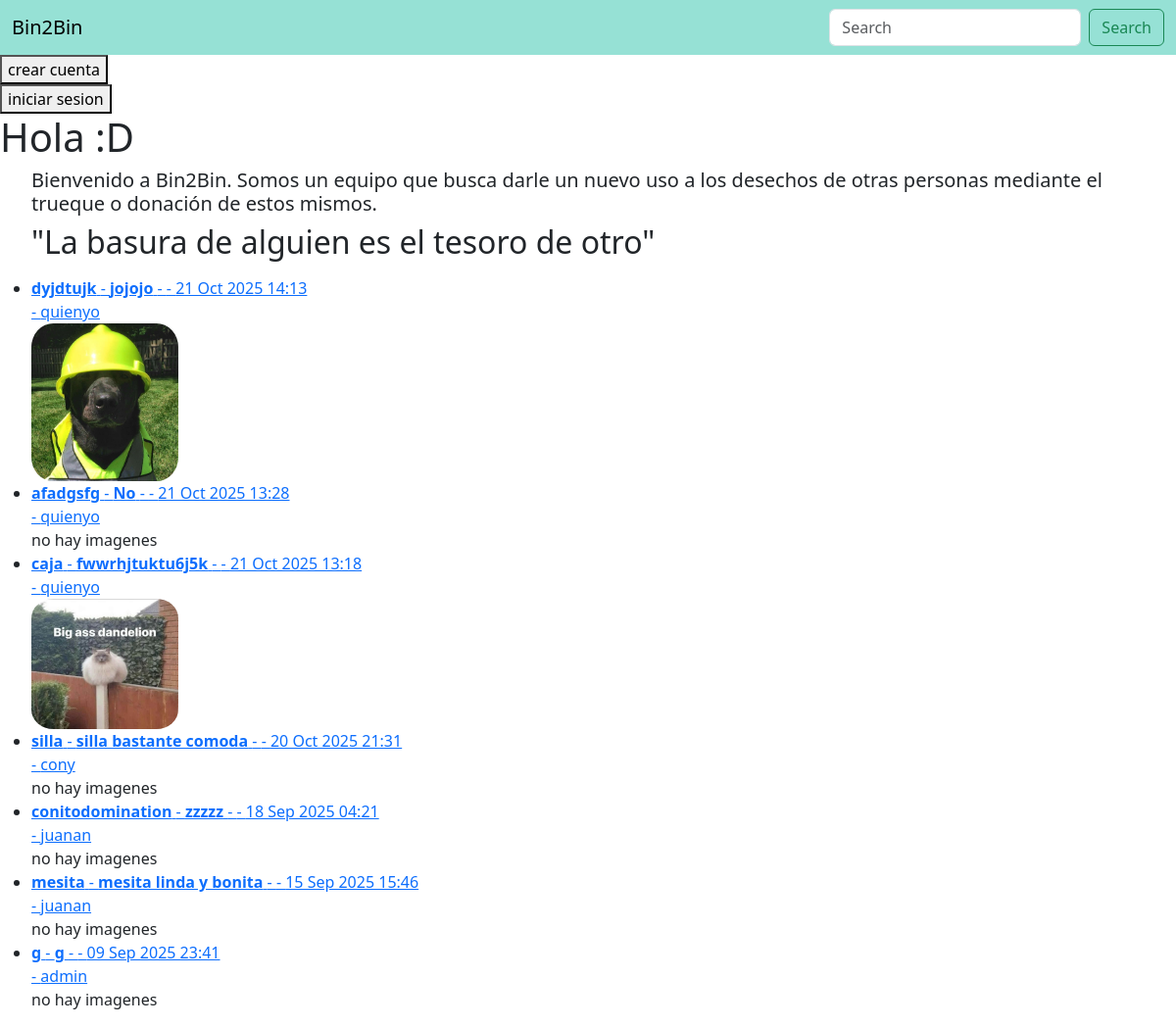
The app's page /, older data.
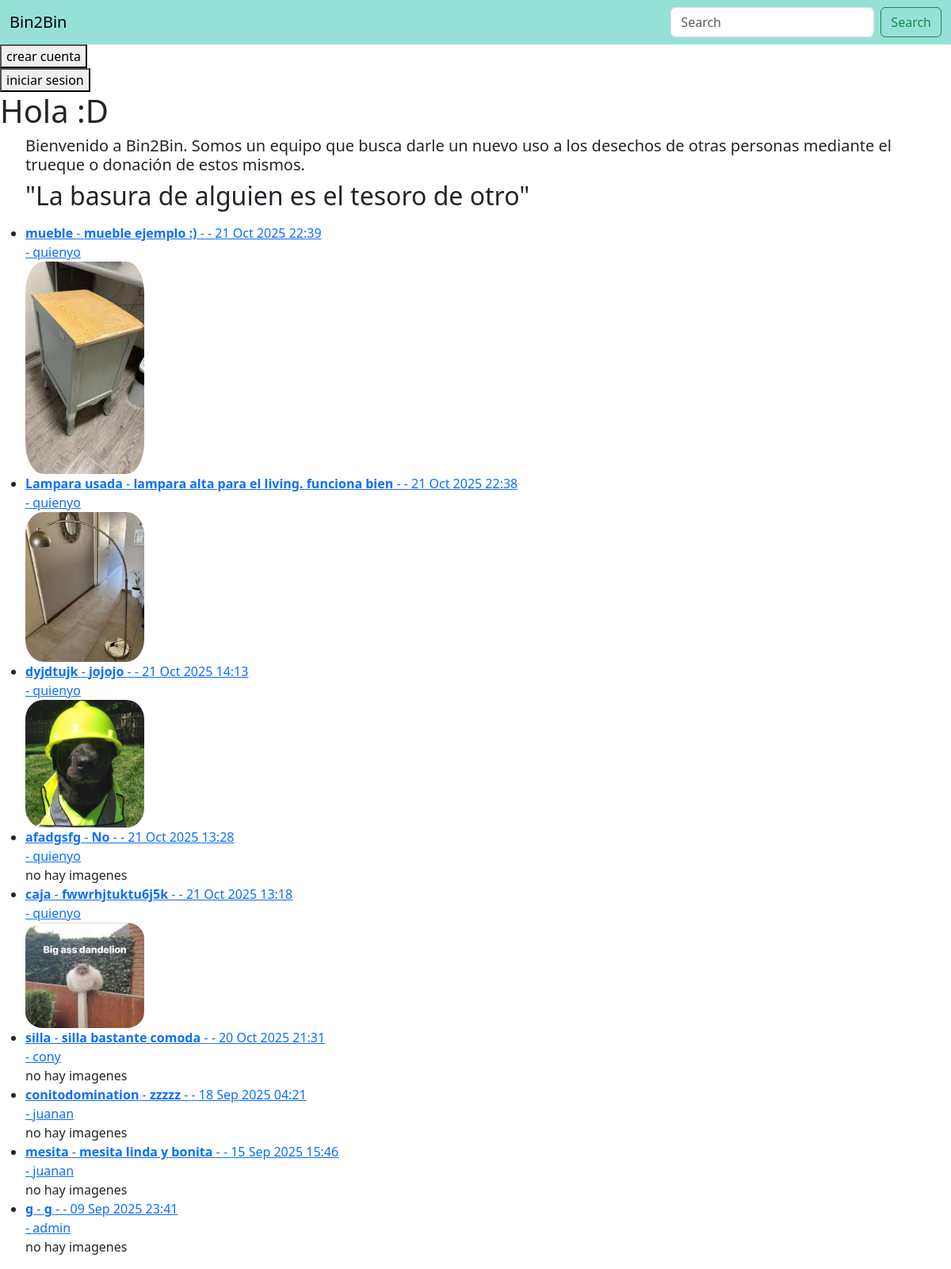
The same page, newer data.
### publi/models.py (models this page shows, shortened)
class publi(models.Model):
    titulo = models.CharField(max_length=100)
    descripcion = models.TextField(blank=True)
    creacion = models.DateTimeField(auto_now_add=True)
    usuario = models.ForeignKey(User, on_delete=models.CASCADE)
    imagen = models.ImageField(upload_to='imagenes/', blank=True)

### user/views.py (the view)
# urls.py: path('', views.hola, name = 'hola'),
def hola(request):
    if request.method == 'POST':
        logout(request)
        return redirect('hola')
    else:
        try:
            publicaciones = publi.objects.filter(titulo__contains=request.GET["search"]).order_by("-creacion")
            try:
                img_obj = get_object_or_404(user_img, usuario=request.user.id)
                return render(request, 'hola.html', {'imagen':img_obj, 'publicaciones':publicaciones})
            except:
                return render(request, 'hola.html', {'publicaciones':publicaciones})
        except:
            publicaciones = publi.objects.all().order_by("-creacion")
            try:
                img_obj = get_object_or_404(user_img, usuario=request.user.id)
                return render(request, 'hola.html', {'imagen':img_obj, 'publicaciones':publicaciones})
            except:
                return render(request, 'hola.html', {'publicaciones':publicaciones})

### user/templates/hola.html (shortened to what this page needs)
<!DOCTYPE html>
{% load static %}
<html lang="es">
<head>
    <link rel="stylesheet" href="https://cdn.jsdelivr.net/npm/bootstrap@5.3.8/dist/css/bootstrap.min.css">
</head>
<body>
    <nav class="navbar navbar-expand-lg" style="background-color: #1abea374;" data-bs-theme="light">
        <div class="container-fluid">
            <a class="navbar-brand" href="/">Bin2Bin</a>
            <div class="collapse navbar-collapse" id="navbarSupportedContent">
                <form class="d-flex" role="search">
                    <input class="form-control me-2" type="search" name="search" placeholder="Search" aria-label="Search"/>
                    <button class="btn btn-outline-success" type="submit">Search</button>
                </form>
            </div>
        </div>
    </nav>
    {% if not user.is_authenticated %}
        <form action="/signup/" method="GET">
            <button>
                crear cuenta
            </button>
        </form>
        <form action="/signin/">
            <button>
                iniciar sesion
            </button>
        </form>
    {% endif %}
    {% block content %}
        {% load static %}
        <h1>Hola :D</h1>
        <ul>
            <h5>Bienvenido a Bin2Bin. Somos un equipo que busca darle un nuevo uso a los desechos de otras personas mediante el trueque o donación de estos mismos.</h5>
            <h2>"La basura de alguien es el tesoro de otro"</h2>
        </ul>
        <ul>
            {% for pub in publicaciones %}
                <li>
                    <a href="{% url 'post' pub.id %}">
                        <strong>{{ pub.titulo }}</strong> - <strong>{{ pub.descripcion}}</strong> - </strong> - {{ pub.creacion|date:"d M Y H:i" }} <br> - {{ pub.usuario }}
                    </a>
                    {% if pub.imagen.url != blank %}
                        <div>
                            <img src="{{pub.imagen.url}}"
                            alt="{{pub.titulo}}"
                            width="150"
                            style="border-radius: 15%; margin-right: 10px;"/>
                        </div>
                    {% else %}
                        <div>
                            <a>no hay imagenes</a>
                        </div>
                    {% endif %}
                </li>
            {% empty %}
                {% if request.path != "/perfil/" %}
                    <li>No se han encontrado publicaciones.</li>
                {% else %}
                    <li>No has publicado nada todavía.</li>
                {% endif %}
            {% endfor %}
        </ul>
    {% endblock %}
</body>
</html>

Row changes from the older to the newer data that the page shows:
added publi: titulo "mueble", descripcion "mueble ejemplo :)", creacion "21 Oct 2025 22:39", usuario "quienyo", imagen (picture)
added publi: titulo "Lampara usada", descripcion "lampara alta para el living. funciona bien", creacion "21 Oct 2025 22:38", usuario "quienyo", imagen (picture)
